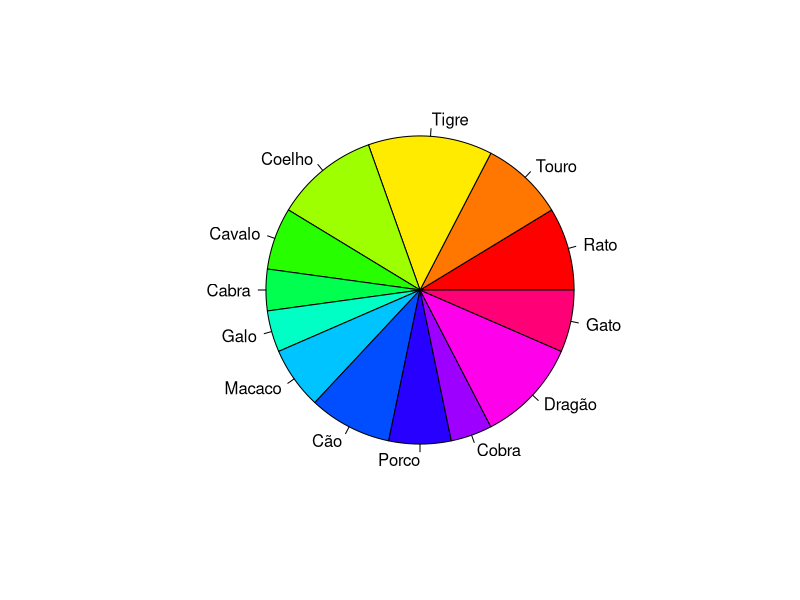

R code for this plot:
# 1
data_zod <- read.csv("votacao_zodiaco.csv", sep = ",")

# 1. a, b, c
media_zod <- mean(data_zod$Votos)
mediana_zod <- median(data_zod$Votos)
dp_zod <- sd(data_zod$Votos)

# 1. d
pie(data_zod$Votos, labels = data_zod$Animal, col = rainbow(length(data_zod$Votos)))

# 2
data_picole <- read.csv("amostra_picoles.csv", sep = ",")

# H0: as médias são iguais
# HA: as médias são diferentes

media1 <- 27
dp1 <- 12
tamanho1 <- 9

qt(0.95, length(data_picole$A..car..g.) - 1)
t <- mean(data_picole$A..car..g.) - media1 / sqrt((sd(data_picole$A..car..g.) ^ 2 / length(data_picole$A..car..g.)) + (dp1 ^ 2 / tamanho1))

# como t > qt(), rejeitamos a hipótese nula
